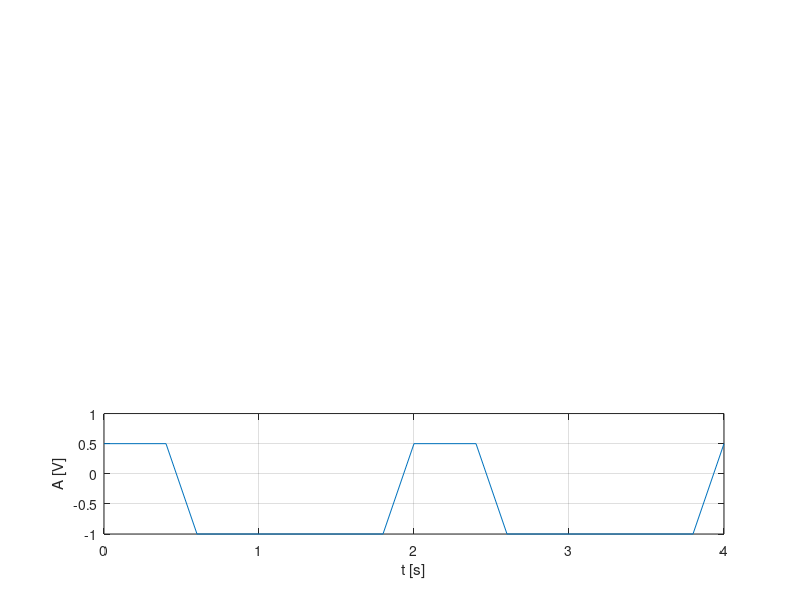

Write the MATLAB code that produced this figure.
%200 ms
t=0:0.2:4;%sunt afisate 2 perioade
f=0.5;
y=2*pi*f;
duty=25;
nivel=0.25;
procent=0.75;
s=(procent*square(y*t,duty))-nivel;
subplot(3,1,3)
plot(t,s),grid,xlabel('t [s]'),ylabel('A [V]')
